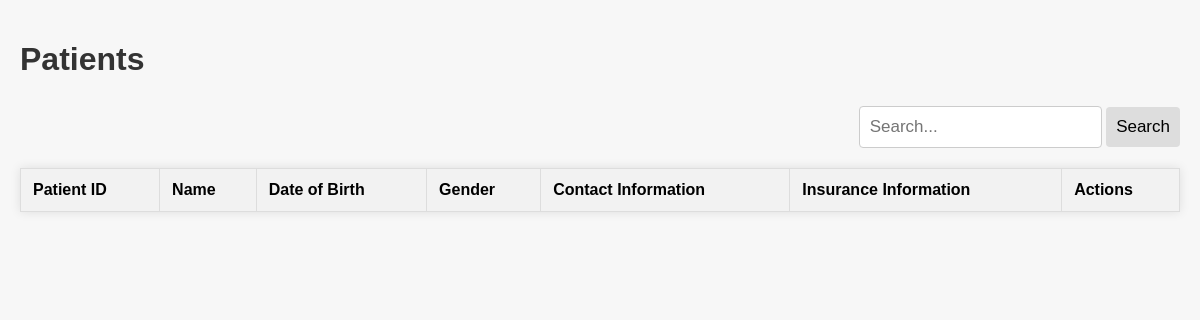
Before: /patients with the older database file.
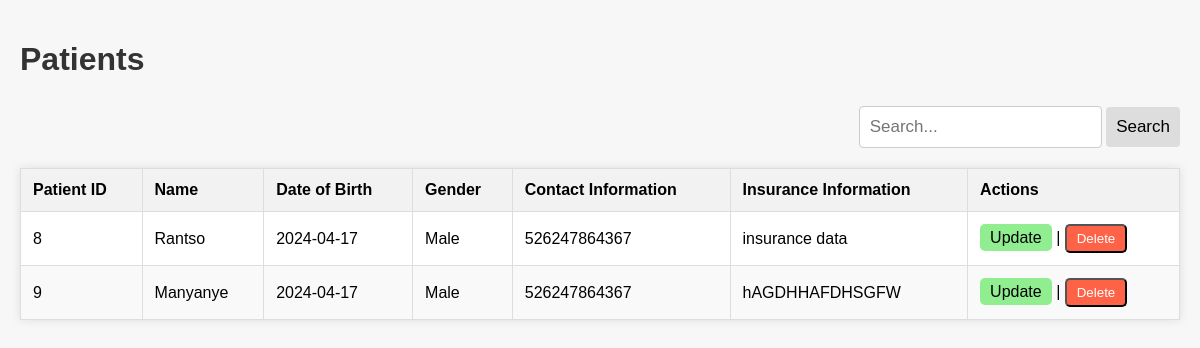
After: the same page with the newer database file.
### tables this page shows
CREATE TABLE patients (
        PatientID INTEGER PRIMARY KEY,
        Name TEXT,
        DateOfBirth TEXT,
        Gender TEXT,
        ContactInformation TEXT,
        InsuranceInformation TEXT
    );

### app.py (the view)
@app.route('/patients', methods=['GET'])
def get_patients():
    conn = sqlite3.connect('ntsoekhe.db')
    cursor = conn.cursor()
    cursor.execute('SELECT * FROM patients')
    patients = cursor.fetchall()
    conn.close()
    patient_list = [{'PatientID': patient[0], 'Name': patient[1], 'DateOfBirth': patient[2], 'Gender': patient[3], 'ContactInformation': patient[4], 'InsuranceInformation': patient[5]} for patient in patients]
    return render_template('display_patients.html', patients=patient_list)

### templates/display_patients.html (shortened to what this page needs)
<!DOCTYPE html>
<html lang="en">
<head>
</head>
<body>
    <h1>Patients</h1>
    <div class="search-container">
        <input type="text" placeholder="Search...">
        <button type="submit">Search</button>
    </div>
    <table>
        <thead>
            <tr>
                <th>Patient ID</th>
                <th>Name</th>
                <th>Date of Birth</th>
                <th>Gender</th>
                <th>Contact Information</th>
                <th>Insurance Information</th>
                <th>Actions</th>
            </tr>
        </thead>
        <tbody>
            {% for patient in patients %}
            <tr>
                <td>{{ patient.PatientID }}</td>
                <td>{{ patient.Name }}</td>
                <td>{{ patient.DateOfBirth }}</td>
                <td>{{ patient.Gender }}</td>
                <td>{{ patient.ContactInformation }}</td>
                <td>{{ patient.InsuranceInformation }}</td>
                <td>
                    <a href="/patients/update/{{ patient.PatientID }}" class="action-link update-link">Update</a> |
                    <button class="action-link delete-link" data-id="{{ patient.PatientID }}">Delete</button>
                </td>
            </tr>
            {% endfor %}
        </tbody>
    </table>
</body>
</html>

### templates/display_patients.html (style rules this page uses)
body { font-family: Arial, sans-serif; background-color: #f7f7f7; margin: 0; padding: 20px; }
h1 { color: #333333; margin-bottom: 20px; }
table { width: 100%; border-collapse: collapse; background-color: #ffffff; box-shadow: 0 0 10px rgba(0, 0, 0, 0.1); }
th, td { border: 1px solid #dddddd; text-align: left; padding: 12px; }
th { background-color: #f2f2f2; }
tr:nth-child(even) { background-color: #f9f9f9; }
.action-link { padding: 5px 10px; border-radius: 5px; text-decoration: none; color: black; }
.update-link { background-color: lightgreen; }
.delete-link { background-color: tomato; color: white; }
.search-container { margin-bottom: 20px; text-align: right; }
.search-container input[type=text] { padding: 10px; margin-top: 8px; font-size: 17px; border: 1px solid #ccc; border-radius: 4px; box-sizing: border-box; }
.search-container button { padding: 10px; margin-top: 8px; font-size: 17px; border: none; cursor: pointer; background: #ddd; border-radius: 4px; box-sizing: border-box; }

Changed rows visible on the page:
added patients: PatientID "8", Name "Rantso", DateOfBirth "2024-04-17", Gender "Male", ContactInformation "526247864367", InsuranceInformation "insurance data"
added patients: PatientID "9", Name "Manyanye", DateOfBirth "2024-04-17", Gender "Male", ContactInformation "526247864367", InsuranceInformation "hAGDHHAFDHSGFW"
